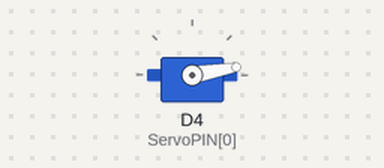
The sketch below on a simulated ESP8266 (Wemos D1 mini). On the bench: servo.

Above: at 0.05 s.
At 0.6 s:
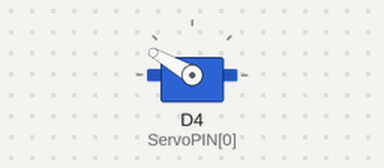
At 1.2 s:
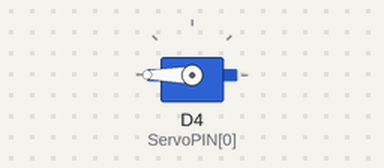
At 2.35 s:
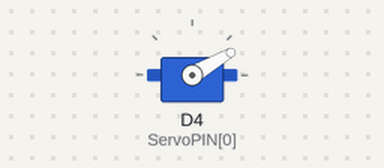
Timing chart, 0 to 8.0 s (numbered marks = the images above):
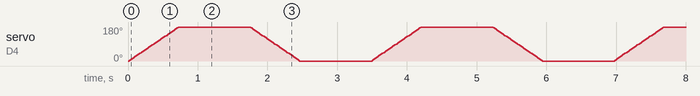

The sketch:

main.ino
```cpp
#include <Servo.h>
Servo myServo;

const int ServoNum = 1;
const int ServoPIN[] = {D4};

void setup() {
  myServo.attach(ServoPIN[0]);
}

void loop() {
  for (int angle = 0; angle <= 180; angle += 5) {
    myServo.write(angle);
    delay(20);
  }

  delay(1000);

  for (int angle = 180; angle >= 0; angle -= 5) {
    myServo.write(angle);
    delay(20);
  }

  delay(1000);
}
```
